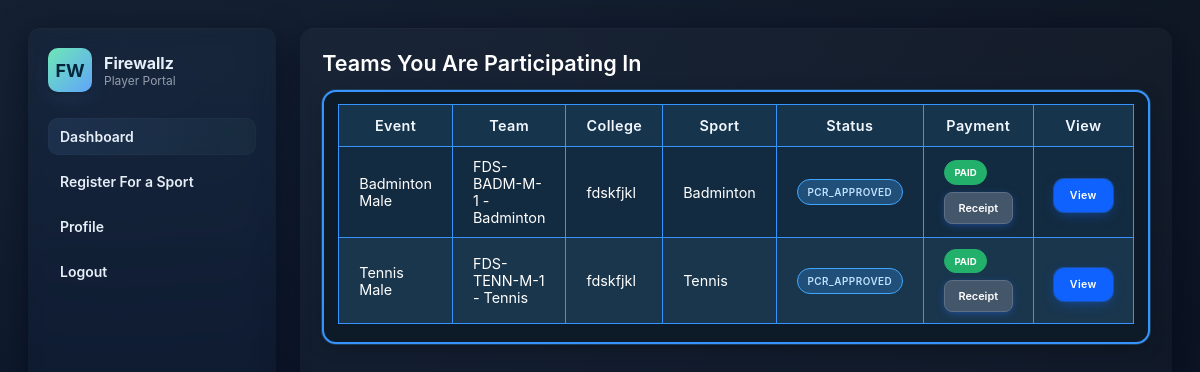
The page /firewallz/player/dashboard/ (signed in) on the database its author committed.
### firewallz/models.py (models this page shows, shortened)
class Event(models.Model):
    static_id = models.UUIDField(
        primary_key=True, default=uuid.uuid4, editable=False, max_length=36
    )
    name = models.CharField(max_length=30, blank=True, null=False)
    sport = models.ForeignKey(
        "firewallz.Sport", on_delete=models.CASCADE, related_name="events"
    )
    is_two_team_event = models.BooleanField(default=False)
    is_playerwise = models.BooleanField(default=False)
    icon = models.ImageField(upload_to=events_icon_path, null=True, blank=True)
    def __str__(self):
        if not self.name:
            return f"{self.sport}"
        return f"{self.sport} - {self.name}"
    class Meta:
        unique_together = (("sport", "name"),)

class Sport(models.Model):
    static_id = models.UUIDField(
        primary_key=True, default=uuid.uuid4, editable=False, max_length=36
    )
    name = models.CharField(max_length=30, blank=False, null=False)
    gender = models.CharField(choices=SPORTS_GENDER_CHOICES, max_length=10)
    is_active = models.BooleanField(default=True)
    rulebook_link = models.URLField(null=True, blank=True)
    max_players = models.PositiveIntegerField(default=1)
    min_players = models.PositiveIntegerField(default=0)
    app_icon = models.ImageField(upload_to=sports_icon_path, null=True, blank=True)
    created_at = models.DateTimeField(auto_now_add=True)
    updated_at = models.DateTimeField(auto_now=True)
    objects = NonDeletedManager()
    all_objects = models.Manager()
    is_deleted = models.BooleanField(default=False)
    def __str__(self):
        return f"{self.name} {self.gender}"
    class Meta:
        verbose_name = "Sport"
        verbose_name_plural = "Sports"
        indexes = [models.Index(fields=["is_deleted"])]
        unique_together = (("name", "gender"),)

class Team(models.Model):
    static_id = models.UUIDField(
        primary_key=True, default=uuid.uuid4, editable=False, max_length=36
    )
    team_code = models.CharField(
        max_length=255,
        unique=True,
        help_text="A human-readable identifier for the team",
    )
    college = models.ForeignKey(
        "firewallz.College", on_delete=models.CASCADE, related_name="teams"
    )
    sport = models.ForeignKey(
        "firewallz.Sport", on_delete=models.CASCADE, related_name="teams"
    )
    captain = models.OneToOneField(
        "firewallz.Player",
        related_name="captain_of",
        on_delete=models.SET_NULL,
        null=True,
        blank=True,
    )
    is_verified_by_firewallz = models.BooleanField(default=False)
    is_locked = models.BooleanField(default=False)
    created_at = models.DateTimeField(auto_now_add=True)
    updated_at = models.DateTimeField(auto_now=True)
    objects = NonDeletedManager()
    all_objects = models.Manager()
    is_deleted = models.BooleanField(default=False)
    class Meta:
        verbose_name = "Team"
        verbose_name_plural = "Teams"
        indexes = [
            models.Index(fields=["sport"]),
            models.Index(fields=["college"]),
            models.Index(fields=["is_deleted"]),
        ]
        unique_together = (("sport", "college"),)
    def __str__(self):
        return f"{self.team_code} - {self.sport.name}"

class College(models.Model):
    static_id = models.UUIDField(
        primary_key=True, default=uuid.uuid4, editable=False, max_length=36
    )
    name = models.CharField(max_length=100, unique=True, blank=False, null=False)
    address = models.CharField(max_length=200)
    city = models.CharField(max_length=50, blank=True, null=False)
    state = models.CharField(max_length=50, blank=True, null=False)
    representative = models.OneToOneField(
        "firewallz.Player",
        related_name="college_rep",
        blank=True,
        null=True,
        on_delete=models.SET_NULL,
    )
    pcr_notes = models.TextField(blank=True, null=True)
    logo = models.ImageField(
        upload_to=college_logo_path, verbose_name="College Logo", null=True, blank=True
    )
    letter_code = models.CharField(max_length=4, unique=True, null=True, blank=True)
    is_captains_locked = models.BooleanField(default=False)
    created_at = models.DateTimeField(auto_now_add=True)
    updated_at = models.DateTimeField(auto_now=True)
    objects = NonDeletedManager()
    all_objects = models.Manager()
    is_deleted = models.BooleanField(default=False)
    is_form_visible = models.BooleanField(default=False)
    class Meta:
        verbose_name = "College"
        verbose_name_plural = "Colleges"
        indexes = [models.Index(fields=["is_deleted"])]

class TeamPlayer(models.Model):
    static_id = models.UUIDField(
        primary_key=True, default=uuid.uuid4, editable=False, max_length=36
    )
    player = models.ForeignKey(
        "firewallz.Player", related_name="team_players", on_delete=models.CASCADE
    )
    status = models.CharField(
        verbose_name="PCr Approval Status",
        choices=TEAM_PLAYER_STATUS_CHOICES,
        default="pcr_unapproved",
    )
    team = models.ForeignKey(
        "firewallz.Team", related_name="team_players", on_delete=models.CASCADE
    )
    events = models.ManyToManyField(
        Event,
        related_name="team_players",
        help_text="Events in this sport in which the player is participating",
    )
    is_playing = models.BooleanField(
        verbose_name="Has Been Added To The Team?",
        default=False,
        help_text="Has this player been added to the team by the captain? Very important field.",
    )
    created_at = models.DateTimeField(auto_now_add=True)
    updated_at = models.DateTimeField(auto_now=True)
    objects = NonDeletedManager()
    playing_objects = NonDeletedAndPlayingManager()
    all_objects = models.Manager()
    is_deleted = models.BooleanField(default=False)
    class Meta:
        verbose_name = "Team Player"
        verbose_name_plural = "Team Players"
        indexes = [
            models.Index(fields=["player"]),
            models.Index(fields=["team"]),
            models.Index(fields=["is_playing"]),
            models.Index(fields=["is_deleted"]),
        ]

### firewallz/views.py (the view)
# urls.py: path('player/dashboard/', views.player_dashboard, name='player_dashboard'),
@login_required(login_url="/firewallz/player/login")
def player_dashboard(request):
    team_players = TeamPlayer.objects.filter(player__auth_user=request.user).select_related("team__captain", "team__college")
    rows = []
    for team_player in team_players:
        for event in team_player.events.all():
            rows.append({
                "event": event,
                "team_player": team_player,
                "team_player_id": team_player.pk,
                "team": team_player.team,
                "college": team_player.player.college,
                "sport": team_player.team.sport,
                "status": team_player.status,
                "is_paid": SportPayment.objects.filter(team_player=team_player, transaction_status='SUCCESS').exists(),
            })
    return render(request, 'player_dashboard.html', {'rows': rows})

### firewallz/models.py (called while the page is built)
    def get_queryset(self):
        return super().get_queryset().filter(is_deleted=False)

### firewallz/templates/player_dashboard.html (shortened to what this page needs)
{% extends 'player_base.html' %}
{% load static %}
{% block content %}
<h2 style="margin:0 0 14px;font-weight:600;font-size:1.35rem;color:#fff;">Teams You Are Participating In</h2>
<div class="table-wrap">
  <table class="tbl" aria-describedby="player-teams">
    <thead>
      <tr>
        <th>Event</th>
        <th>Team</th>
        <th>College</th>
        <th>Sport</th>
        <th>Status</th>
        <th style="width:170px;">Payment</th>
        <th style="width:100px;">View</th>
      </tr>
    </thead>
    <tbody>
      {% for r in rows %}
      <tr>
        <td data-label="Event">{{ r.event }}</td>
        <td data-label="Team">{{ r.team.name|default:r.team }}</td>
        <td data-label="College">{{ r.college.name|default:r.college }}</td>
        <td data-label="Sport">{{ r.sport.name|default:r.sport }}</td>
        <td data-label="Status"><span class="status-badge">{{ r.status|upper }}</span></td>
        <td data-label="Payment">
          {% if r.is_paid %}
            <span class="pay-pill paid">PAID</span><br>
            <a href="{% url 'print_receipt' r.team_player_id %}" class="action-btn receipt">Receipt</a>
        {% else %}
            <span class="pay-pill">UNPAID</span><br>
            <a href="{% url 'make_sport_payment' r.team_player_id %}" class="action-btn">Pay Now</a><br>
        {% endif %}
        </td>
        <td data-label="View">
            <a href="{% url 'view_team_members' r.team.pk %}" class="action-btn" role="button"
                style="background:#0f62fe;border-color:#0f62fe;border-radius:10px;padding:.55rem .95rem;
                         font-size:.66rem;letter-spacing:.4px;
                         box-shadow:0 4px 14px -4px rgba(15,98,254,.6),0 0 0 1px #1d4f9e;">
              View
            </a>
        </td>
      </tr>
      {% empty %}
      <tr class="empty-row">
        <td colspan="6">No team participation yet.</td>
      </tr>
      {% endfor %}
    </tbody>
  </table>
</div>
{% endblock %}

### firewallz/templates/player_base.html (style rules this page uses)
:root { --bg-1:#0f1724; --bg-2:#071022; --accent:#6ee7b7; --accent-2:#60a5fa; --muted:rgba(255,255,255,0.08); --glass:rgba(255,255,255,0.04); --text:#e6eef8; --soft:rgba(255,255,255,0.06); --radius:12px; }
* { box-sizing:border-box }
html,body { height:100% }
body { margin:0; font-family:'Inter',system-ui,-apple-system,"Segoe UI",Roboto,"Helvetica Neue",Arial; background: radial-gradient(1200px 600px at 10% 10%,rgba(96,165,250,0.08),transparent), radial-gradient(800px 400px at 90% 90%,rgba(110,231,183,0.06),transparent), linear-gradient(180deg,var(--bg-1),var(--bg-2)); color:var(--text); -webkit-font-smoothing:antialiased; -moz-osx-font-smoothing:grayscale; }

### firewallz/templates/player_dashboard.html (style rules this page uses)
.table-wrap { border:2px solid #3794ff; border-radius:14px; padding:12px 14px 18px; background:#0d1a28; box-shadow:0 0 0 1px #1d3c57, 0 4px 18px -6px rgba(0,0,0,.55); }
.tbl { width:100%; border-collapse:collapse; font-size:.9rem; background:#0f2233; color:#fff; }
.tbl thead th { background:#17344d; color:#f1f7fe; font-weight:600; letter-spacing:.4px; padding:12px 20px; border:1px solid #3794ff; }
.tbl tbody td { background:#132b40; padding:11px 20px; border:1px solid #3794ff; vertical-align:middle; }
.tbl tbody tr:nth-child(even) td { background:#19364d; }
.status-badge { display:inline-block; background:#204f7a; border:1px solid #3fa6ff; color:#bfe2ff; font-size:.62rem; font-weight:600; padding:.38rem .6rem; border-radius:20px; letter-spacing:.5px; }
.pay-pill { display:inline-block; padding:.35rem .6rem; font-size:.6rem; font-weight:700; border-radius:18px; border:1px solid #ffbd66; background:#ffbd66; color:#2a1d00; margin-right:.4rem; }
.pay-pill.paid { background:#23b06b; border-color:#23b06b; color:#ffffff; }
.action-btn { display:inline-block; margin-top:.45rem; padding:.5rem .85rem; font-size:.68rem; font-weight:600; text-decoration:none; color:#fff; background:#2d6dff; border:1px solid #4483ff; border-radius:8px; box-shadow:0 2px 8px -2px rgba(45,109,255,.55); transition:background .18s, transform .15s; }
.action-btn.receipt { background:#44566a; border-color:#5c6f84; }

### rows shown on the page
Event: event "Badminton Male", team.name "FDS-BADM-M-1 - Badminton", college.name "fdskfjkl", sport.name "Badminton", status "PCR_APPROVED"
Event: event "Tennis Male", team.name "FDS-TENN-M-1 - Tennis", college.name "fdskfjkl", sport.name "Tennis", status "PCR_APPROVED"
